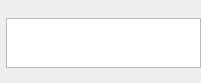
           <widget class="QFrame" name="frameSource">
            <property name="geometry">
             <rect>
              <x>180</x>
              <y>330</y>
              <width>201</width>
              <height>83</height>
             </rect>
            </property>
            <property name="sizePolicy">
             <sizepolicy hsizetype="Expanding" vsizetype="Minimum">
              <horstretch>0</horstretch>
              <verstretch>0</verstretch>
             </sizepolicy>
            </property>
            <property name="minimumSize">
             <size>
              <width>150</width>
              <height>82</height>
             </size>
            </property>
            <property name="maximumSize">
             <size>
              <width>3840</width>
              <height>2160</height>
             </size>
            </property>
            <property name="baseSize">
             <size>
              <width>150</width>
              <height>82</height>
             </size>
            </property>
            <property name="frameShape">
             <enum>QFrame::NoFrame</enum>
            </property>
            <property name="frameShadow">
             <enum>QFrame::Raised</enum>
            </property>
            <layout class="QGridLayout" name="gridLayout_5">
             <property name="leftMargin">
              <number>6</number>
             </property>
             <property name="topMargin">
              <number>0</number>
             </property>
             <property name="rightMargin">
              <number>0</number>
             </property>
             <property name="bottomMargin">
              <number>3</number>
             </property>
             <property name="spacing">
              <number>0</number>
             </property>
             <item row="0" column="0">
              <layout class="QHBoxLayout" name="horizontalLayout_4">
               <property name="spacing">
                <number>3</number>
               </property>
               <property name="leftMargin">
                <number>6</number>
               </property>
               <property name="rightMargin">
                <number>6</number>
               </property>
               <item>
                <widget class="QLabel" name="label_source">
                 <property name="minimumSize">
                  <size>
                   <width>50</width>
                   <height>0</height>
                  </size>
                 </property>
                 <property name="autoFillBackground">
                  <bool>false</bool>
                 </property>
                 <property name="text">
                  <string/>
                 </property>
                </widget>
               </item>
               <item>
                <spacer name="horizontalSpacer_5">
                 <property name="orientation">
                  <enum>Qt::Horizontal</enum>
                 </property>
                 <property name="sizeType">
                  <enum>QSizePolicy::Expanding</enum>
                 </property>
                 <property name="sizeHint" stdset="0">
                  <size>
                   <width>20</width>
                   <height>18</height>
                  </size>
                 </property>
                </spacer>
               </item>
              </layout>
             </item>
             <item row="2" column="0" alignment="Qt::AlignRight">
              <widget class="QPushButton" name="addFilesHot">
               <property name="minimumSize">
                <size>
                 <width>18</width>
                 <height>12</height>
                </size>
               </property>
               <property name="maximumSize">
                <size>
                 <width>18</width>
                 <height>12</height>
                </size>
               </property>
               <property name="toolTip">
                <string>Add files</string>
               </property>
               <property name="text">
                <string/>
               </property>
               <property name="iconSize">
                <size>
                 <width>12</width>
                 <height>12</height>
                </size>
               </property>
               <property name="flat">
                <bool>true</bool>
               </property>
              </widget>
             </item>
             <item row="1" column="0">
              <widget class="QTextBrowser" name="textBrowser_1"/>
             </item>
            </layout>
           </widget>
